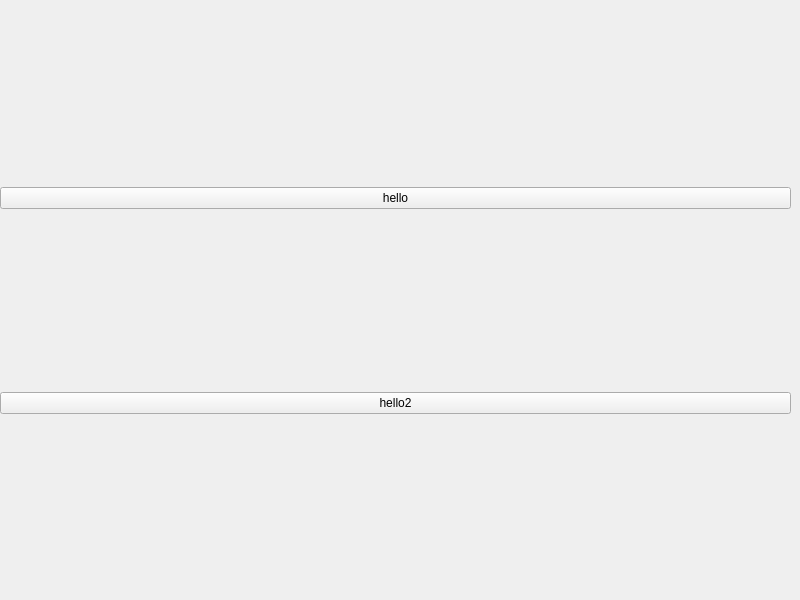
<?xml version="1.0" encoding="UTF-8"?>
<ui version="4.0">
 <class>DesignWidget</class>
 <widget class="QWidget" name="DesignWidget">
  <property name="geometry">
   <rect>
    <x>0</x>
    <y>0</y>
    <width>800</width>
    <height>600</height>
   </rect>
  </property>
  <property name="windowTitle">
   <string>DesignWidget</string>
  </property>
  <widget class="QWidget" name="verticalLayoutWidget">
   <property name="geometry">
    <rect>
     <x>0</x>
     <y>10</y>
     <width>791</width>
     <height>581</height>
    </rect>
   </property>
   <layout class="QVBoxLayout" name="verticalLayout">
    <item>
     <widget class="QPushButton" name="pushButton">
      <property name="text">
       <string>hello</string>
      </property>
     </widget>
    </item>
    <item>
     <widget class="QPushButton" name="pushButton_2">
      <property name="text">
       <string>hello2</string>
      </property>
     </widget>
    </item>
   </layout>
  </widget>
 </widget>
 <resources/>
 <connections/>
</ui>
